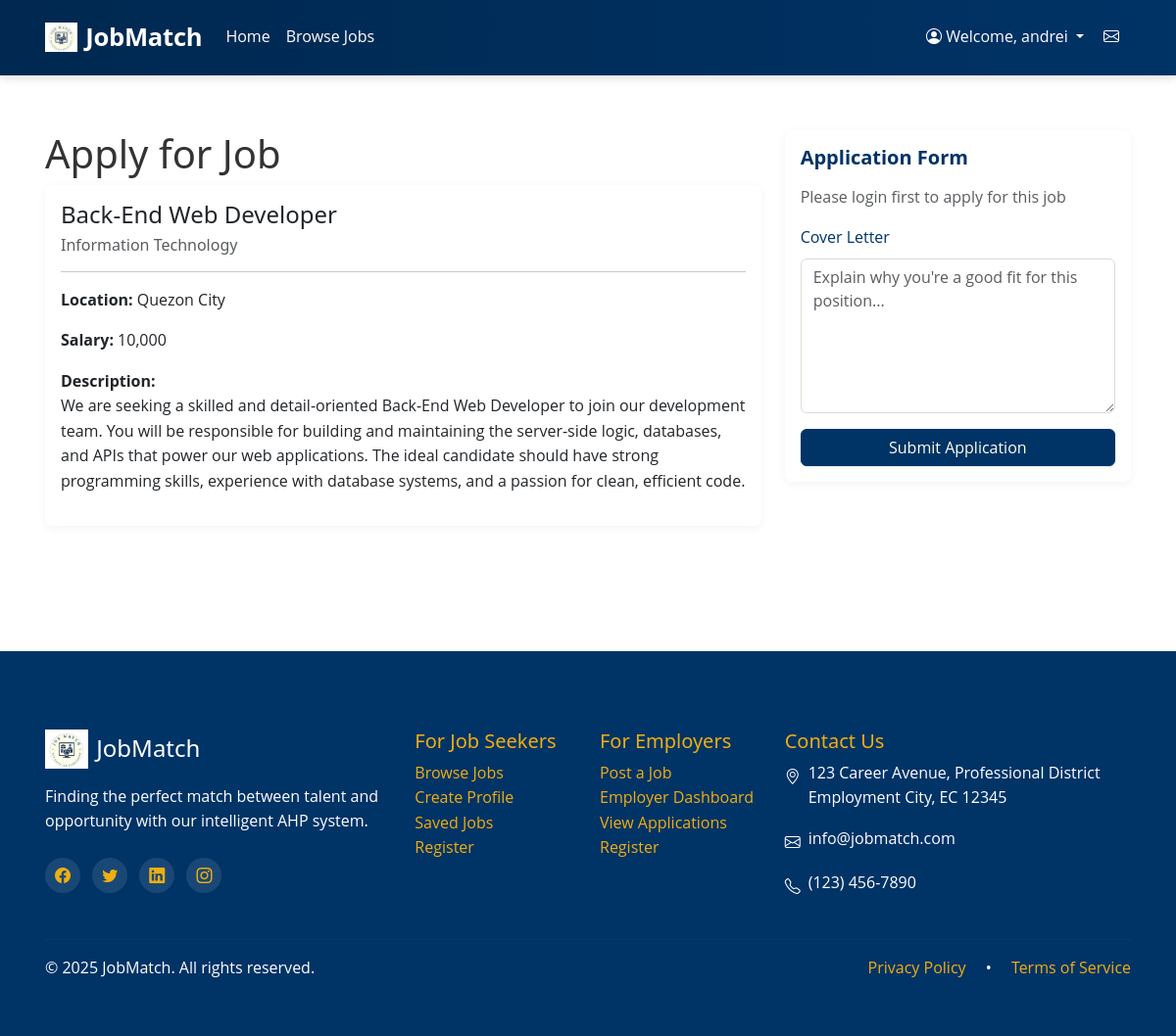
The page /jobs/apply.php?job_id=3 (signed in) on the database its author committed.
### tables this page shows
CREATE TABLE `jobs` (
  `id` int(11) NOT NULL,
  `title` varchar(255) NOT NULL,
  `description` text NOT NULL,
  `category_id` int(11) NOT NULL,
  `location` varchar(255) NOT NULL,
  `salary` varchar(100) DEFAULT NULL,
  `posted_date` datetime DEFAULT current_timestamp(),
  `employer_id` int(11) DEFAULT NULL,
  `salary_min` decimal(10,2) DEFAULT NULL,
  `salary_max` decimal(10,2) DEFAULT NULL,
  `required_experience` int(11) DEFAULT 0
);

CREATE TABLE `job_categories` (
  `id` int(11) NOT NULL,
  `name` varchar(255) NOT NULL
);

### jobs/apply.php (the view, shortened to what this page needs)
<?php
require_once '../config/db_connect.php';
$job_id = isset($_GET['job_id']) ? intval($_GET['job_id']) : 0;
$sql = "SELECT j.*, e.company_name, e.logo_path,
        c.name as category_name
        FROM jobs j
        LEFT JOIN employer_profiles e ON j.employer_id = e.user_id
        LEFT JOIN job_categories c ON j.category_id = c.id
        WHERE j.id = ?";
$stmt = $conn->prepare($sql);
$stmt->bind_param("i", $job_id);
$stmt->execute();
$result = $stmt->get_result();
$job = $result->fetch_assoc();
include '../includes/header.php';
?>
<div class="row">
    <div class="col-md-8 mb-4">
        <h1>Apply for Job</h1>
        <div class="card mb-4">
            <div class="card-body">
                <h4><?php echo htmlspecialchars($job["title"]); ?></h4>
                <h6 class="text-muted"><?php echo htmlspecialchars($job["category_name"]); ?></h6>
                <hr>
                <div class="mb-3">
                    <strong>Location:</strong> <?php echo htmlspecialchars($job["location"]); ?>
                </div>
                <div class="mb-3">
                    <strong>Salary:</strong> <?php echo htmlspecialchars($job["salary"]); ?>
                </div>
                <div class="mb-3">
                    <strong>Description:</strong>
                    <p><?php echo nl2br(htmlspecialchars($job["description"])); ?></p>
                </div>
            </div>
        </div>
    </div>
    <div class="col-md-4">
        <div class="card">
            <div class="card-body">
                <h5 class="card-title">Application Form</h5>
                <p class="text-muted">Please login first to apply for this job</p>
                <form action="<?php echo $_SERVER['PHP_SELF'] . '?job_id=' . $job_id; ?>" method="post">
                    <div class="mb-3">
                        <label for="cover_letter" class="form-label">Cover Letter</label>
                        <textarea class="form-control" id="cover_letter" name="cover_letter" rows="6" required
                            placeholder="Explain why you're a good fit for this position..."><?php echo isset($_POST['cover_letter']) ? htmlspecialchars($_POST['cover_letter']) : ''; ?></textarea>
                    </div>
                    <button type="submit" class="btn btn-primary w-100">Submit Application</button>
                </form>
            </div>
        </div>
    </div>
</div>
<?php include '../includes/footer.php'; ?>

### assets/css/custom.css (style rules this page uses)
:root { --primary: #003366; --secondary: #8d251f; --accent: #eeaf11; --light: #feffe9; --light-gray: #dedbd5; --primary-hover: #004b8f; --accent-hover: #f7ba2c; }
body { background-color: #fff; color: #333; font-family: 'Segoe UI', system-ui, -apple-system, sans-serif; line-height: 1.6; }
.btn-primary { background-color: var(--primary); border-color: var(--primary); color: var(--light); box-shadow: 0 1px 3px rgba(0,0,0,0.1); }
.card { border: none; border-radius: 8px; box-shadow: 0 2px 10px rgba(0,0,0,0.05); transition: all 0.2s ease; margin-bottom: 1.5rem; }
.card-title { color: var(--primary); font-weight: 600; margin-bottom: 1rem; }
.form-control, .form-select { border-color: var(--light-gray); color: var(--primary); }
.form-label { color: var(--primary); }
.card, .stat-card, .category-card { transition: all 0.3s cubic-bezier(0.165, 0.84, 0.44, 1); }
h1, h2, h3, h4, h5, h6 { font-family: 'Montserrat', 'Segoe UI', system-ui, sans-serif; }
body { font-family: 'Open Sans', 'Segoe UI', system-ui, sans-serif; }

### rows shown on the page
jobs: title "Back-End Web Developer", category.name "Information Technology", location "Quezon City", salary "10,000", description "We are seeking a skilled and detail-oriented Back-End Web Developer to join our development team. You will be responsible for building and maintaining the server-side logic, databases, and APIs that power our web applications. The ideal candidate should have strong programming skills, experience with database systems, and a passion for clean, efficient code."

### other values the page prints
$_SESSION['username'] "andrei"
